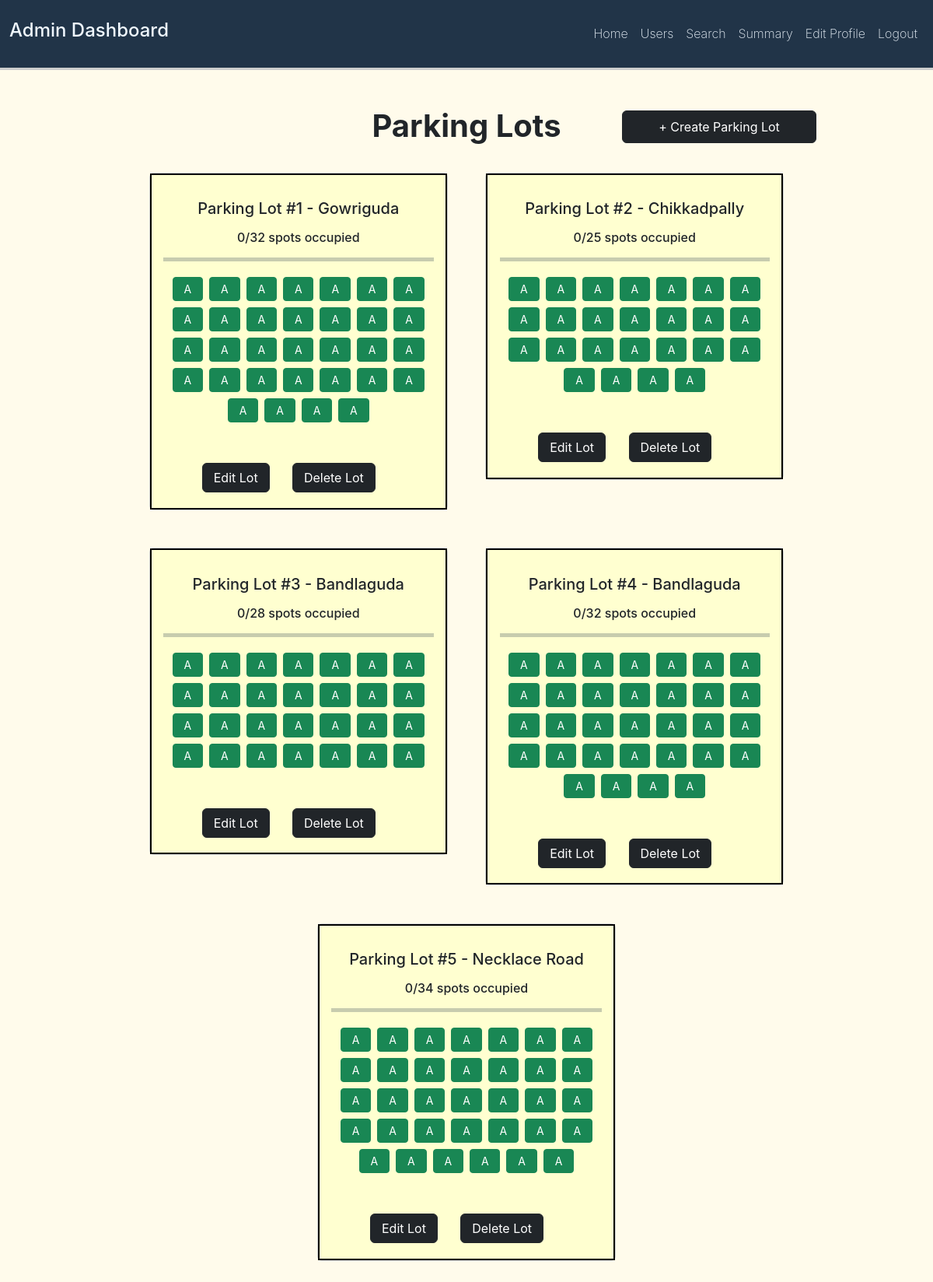
The app's page /admin/home (signed in) with its own data.
### vehicle/models.py (models this page shows, shortened)
class ParkingLot(db.Model):
    lot_id = db.Column(db.Integer(), primary_key = True)
    primary_location = db.Column(db.String(length=20), nullable = False)
    full_address = db.Column(db.String(length=50), nullable = False)
    pincode = db.Column(db.String(6), nullable = False)
    max_spots = db.Column(db.Integer(), nullable = False)
    cost_per_unit = db.Column(db.Integer(), nullable = False)
    parking_spots = db.relationship('ParkingSpot', backref = 'lot', lazy= True)

class ParkingSpot(db.Model):
    spot_id = db.Column(db.Integer(), primary_key = True)
    status = db.Column(db.String(1), default = 'A')
    lot_id = db.Column(db.Integer(), db.ForeignKey('parking_lot.lot_id'))
    spot_index = db.Column(db.Integer)
    reservations = db.relationship('Reservation', backref = 'spot', lazy = True)

### vehicle/controllers/routes.py (the view, shortened to what this page needs)
@app.route('/admin/home', methods=["GET","POST"])
@login_required
@admin_required
def admin_home():
    lots = ParkingLot.query.options(joinedload(ParkingLot.parking_spots.and_(ParkingSpot.spot_id))).all()
    for lot in lots:
        lot.occupied = sum(1 for spot in lot.parking_spots if spot.status == 'O')
    reservations = Reservation.query.all()
    form = CreateParkingLotForm()
    delete_form = DeleteParkingLotForm()
    edit_form = {}
    for lot in lots:
        edit_form[lot.lot_id] = CreateParkingLotForm(obj = lot)
    if form.errors != {} :
        for field_errors in form.errors.values():
            for error_message in field_errors:
                flash(f'There was an error creating the lot: {error_message}', category='danger')
    return render_template('admin_dashboard/admin_home.html', user = current_user, form=form, lots=lots, delete_form = delete_form, edit_form = edit_form, reservations=reservations)

### vehicle/__init__.py (called while the page is built)
@login_manager.user_loader
def load_user(user_id):
    return User.query.get(int(user_id))

### vehicle/controllers/routes.py (called while the page is built)
def admin_required(f):
    @wraps(f)
    def decorated_function(*args, **kwargs):
        if not current_user.is_authenticated:
            return redirect(url_for('login_page'))
        if not current_user.is_admin:
            flash(f'You do not have permission to access this page!',category='danger')
            return redirect(url_for('user_home'))
        return f(*args, **kwargs)
    return decorated_function

### vehicle/models.py (called while the page is built)
    @property
    def total_cost(self):
        if not self.checkin_time:
            return 0
        if self.checkout_time:
            end_time = datetime.now()
        else:
            end_time = datetime.now()
        parking_duration = end_time - self.checkin_time
        hours = max(1, math.ceil(parking_duration.total_seconds() / 3600))
        return round(hours * self.cost_per_unit, 2)

### vehicle/templates/admin_dashboard/admin_home.html (shortened to what this page needs)
{% extends "base.html" %}
{% block content %}
<div class="position-relative mt-5 mb-4">
    <h1 class="text-center">Parking Lots</h1>
    <button type="button" class="btn btn-dark position-absolute top-0 end-0 createLot" data-bs-toggle="modal"
        data-bs-target="#createLotModal" style="margin-top: 4px; margin-right: 150px;">
        + Create Parking Lot
    </button>
</div>
<div class="text-center">
    <div class="row justify-content-center">
        {% for lot in lots %}
        {% include 'components/lot_card.html' %}
        {% endfor %}
    </div>
</div>
{% endblock %}

### vehicle/templates/components/lot_card.html (shortened to what this page needs)
<div class="col-sm-6 col-md-4 mb-4 card-container">
    <div class="card text-center" style="width: 100%;">
        <div class="card-body justify-content-center text-center">
            <h5 class="card-title mt-3">Parking Lot #{{ lot.lot_id }} - {{lot.primary_location}}</h5>
            <h6 class="mt-3 mb-3">{{lot.occupied}}/{{lot.max_spots}} spots occupied</h6>
            <hr class="mt-1 mb-3">
            <div class="d-flex flex-wrap justify-content-center mb-5">
                {% for spot in lot.parking_spots|sort(attribute='spot_id') %}
                {% if spot.status == 'O' %}
                <button class="btn btn-sm btn-danger m-1" data-bs-toggle="modal"
                    data-bs-target="#viewSpotModal{{ spot.spot_id }}">O</button>
                {% else %}
                <button class="btn btn-sm btn-success m-1" data-bs-toggle="modal"
                    data-bs-target="#viewSpotModal{{ spot.spot_id }}">A</button>
                {% endif %}
                {% endfor %}
            </div>
            <button type="button" class="btn btn-dark mb-2 text-center" data-bs-toggle="modal"
                data-bs-target="#updateModal{{ lot.lot_id }}"> Edit Lot</button>
            <button type="button" class="btn btn-dark mb-2 text-center" data-bs-toggle="modal"
                data-bs-target="#deleteModal{{ lot.lot_id }}">
                Delete Lot
            </button>
        </div>
    </div>
</div>

### vehicle/static/style.css (style rules this page uses)
body { background-color: #FFFBEB; font-family: "Inter", sans-serif; font-optical-sizing: auto; font-weight: 200; font-style: normal; }
h1 { font-weight: bold; }
.btn { padding-left: 4%; padding-right: 4%; margin-right: 25px; align-items: center; }
.card-body { background-color: #FFFFD0; padding-left: 4%; padding-bottom: 3%; padding-right: 4%; padding-top: 4%; border: 2px solid #000; }
.card-container { padding-bottom: 1%; padding-top: 1%; margin-left: 1%; margin-right: 1%; }
.createLot { max-width: 250px; width: 100% !important; padding: 8px 16px; border-radius: 6px; display: inline-block; }
hr { background-color: #213448; height: 5px; border: none; margin: 40px 0; }

### records on screen
ParkingLot: lot_id "1", primary_location "Gowriguda", occupied "0", max_spots "32"
ParkingLot: lot_id "2", primary_location "Chikkadpally", occupied "0", max_spots "25"
ParkingLot: lot_id "3", primary_location "Bandlaguda", occupied "0", max_spots "28"
ParkingLot: lot_id "4", primary_location "Bandlaguda", occupied "0", max_spots "32"
